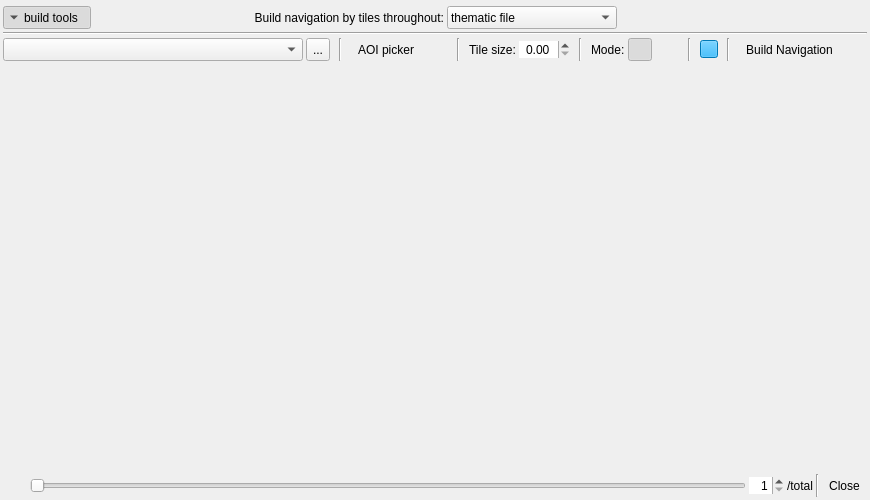
<?xml version="1.0" encoding="UTF-8"?>
<ui version="4.0">
 <class>Dialog</class>
 <widget class="QDialog" name="Dialog">
  <property name="geometry">
   <rect>
    <x>0</x>
    <y>0</y>
    <width>500</width>
    <height>500</height>
   </rect>
  </property>
  <property name="windowTitle">
   <string>ThRasE - Navigation</string>
  </property>
  <layout class="QVBoxLayout" name="verticalLayout">
   <property name="spacing">
    <number>3</number>
   </property>
   <property name="leftMargin">
    <number>3</number>
   </property>
   <property name="topMargin">
    <number>3</number>
   </property>
   <property name="rightMargin">
    <number>3</number>
   </property>
   <property name="bottomMargin">
    <number>3</number>
   </property>
   <item>
    <widget class="QgsMessageBar" name="MsgBar">
     <property name="sizePolicy">
      <sizepolicy hsizetype="Minimum" vsizetype="Fixed">
       <horstretch>0</horstretch>
       <verstretch>0</verstretch>
      </sizepolicy>
     </property>
     <property name="frameShape">
      <enum>QFrame::NoFrame</enum>
     </property>
     <property name="lineWidth">
      <number>0</number>
     </property>
    </widget>
   </item>
   <item>
    <widget class="QWidget" name="NavTypeBlock" native="true">
     <property name="sizePolicy">
      <sizepolicy hsizetype="Preferred" vsizetype="Maximum">
       <horstretch>0</horstretch>
       <verstretch>0</verstretch>
      </sizepolicy>
     </property>
     <layout class="QVBoxLayout" name="verticalLayout_2">
      <property name="spacing">
       <number>3</number>
      </property>
      <property name="leftMargin">
       <number>0</number>
      </property>
      <property name="topMargin">
       <number>0</number>
      </property>
      <property name="rightMargin">
       <number>0</number>
      </property>
      <property name="bottomMargin">
       <number>0</number>
      </property>
      <item>
       <widget class="QWidget" name="widget_2" native="true">
        <layout class="QHBoxLayout" name="horizontalLayout_5">
         <property name="spacing">
          <number>3</number>
         </property>
         <property name="leftMargin">
          <number>0</number>
         </property>
         <property name="topMargin">
          <number>0</number>
         </property>
         <property name="rightMargin">
          <number>0</number>
         </property>
         <property name="bottomMargin">
          <number>0</number>
         </property>
         <item>
          <widget class="QWidget" name="widget_7" native="true">
           <layout class="QHBoxLayout" name="horizontalLayout_14">
            <property name="spacing">
             <number>0</number>
            </property>
            <property name="leftMargin">
             <number>0</number>
            </property>
            <property name="topMargin">
             <number>0</number>
            </property>
            <property name="rightMargin">
             <number>0</number>
            </property>
            <property name="bottomMargin">
             <number>0</number>
            </property>
            <item>
             <widget class="QToolButton" name="QPBtn_BuildNavigationTools">
              <property name="sizePolicy">
               <sizepolicy hsizetype="Fixed" vsizetype="Minimum">
                <horstretch>0</horstretch>
                <verstretch>0</verstretch>
               </sizepolicy>
              </property>
              <property name="toolTip">
               <string>Show/Hide the build navigation tools</string>
              </property>
              <property name="text">
               <string>build tools</string>
              </property>
              <property name="checkable">
               <bool>true</bool>
              </property>
              <property name="checked">
               <bool>true</bool>
              </property>
              <property name="toolButtonStyle">
               <enum>Qt::ToolButtonTextBesideIcon</enum>
              </property>
              <property name="autoRaise">
               <bool>true</bool>
              </property>
              <property name="arrowType">
               <enum>Qt::DownArrow</enum>
              </property>
             </widget>
            </item>
            <item>
             <spacer name="horizontalSpacer_4">
              <property name="orientation">
               <enum>Qt::Horizontal</enum>
              </property>
              <property name="sizeHint" stdset="0">
               <size>
                <width>40</width>
                <height>20</height>
               </size>
              </property>
             </spacer>
            </item>
           </layout>
          </widget>
         </item>
         <item>
          <widget class="QWidget" name="NavBuildTypeBlock" native="true">
           <layout class="QHBoxLayout" name="horizontalLayout_8">
            <property name="spacing">
             <number>3</number>
            </property>
            <property name="leftMargin">
             <number>0</number>
            </property>
            <property name="topMargin">
             <number>0</number>
            </property>
            <property name="rightMargin">
             <number>0</number>
            </property>
            <property name="bottomMargin">
             <number>0</number>
            </property>
            <item>
             <widget class="QLabel" name="label_2">
              <property name="text">
               <string>Build navigation by tiles throughout:</string>
              </property>
              <property name="alignment">
               <set>Qt::AlignRight|Qt::AlignTrailing|Qt::AlignVCenter</set>
              </property>
             </widget>
            </item>
            <item>
             <widget class="QComboBox" name="QCBox_BuildNavType">
              <property name="sizePolicy">
               <sizepolicy hsizetype="Preferred" vsizetype="Minimum">
                <horstretch>0</horstretch>
                <verstretch>0</verstretch>
               </sizepolicy>
              </property>
              <property name="cursor">
               <cursorShape>PointingHandCursor</cursorShape>
              </property>
              <property name="toolTip">
               <string>Select the type of navigation to build</string>
              </property>
              <property name="styleSheet">
               <string notr="true">padding-left: 3px;padding-right: 3px;</string>
              </property>
              <property name="sizeAdjustPolicy">
               <enum>QComboBox::AdjustToContents</enum>
              </property>
              <property name="minimumContentsLength">
               <number>18</number>
              </property>
              <item>
               <property name="text">
                <string>thematic file</string>
               </property>
              </item>
              <item>
               <property name="text">
                <string>AOIs</string>
               </property>
              </item>
              <item>
               <property name="text">
                <string>polygons</string>
               </property>
              </item>
              <item>
               <property name="text">
                <string>points</string>
               </property>
              </item>
              <item>
               <property name="text">
                <string>centroid of polygons</string>
               </property>
              </item>
             </widget>
            </item>
           </layout>
          </widget>
         </item>
         <item>
          <widget class="QWidget" name="widget_5" native="true">
           <layout class="QHBoxLayout" name="horizontalLayout_9">
            <property name="spacing">
             <number>0</number>
            </property>
            <property name="leftMargin">
             <number>0</number>
            </property>
            <property name="topMargin">
             <number>0</number>
            </property>
            <property name="rightMargin">
             <number>0</number>
            </property>
            <property name="bottomMargin">
             <number>0</number>
            </property>
            <item>
             <spacer name="horizontalSpacer_5">
              <property name="orientation">
               <enum>Qt::Horizontal</enum>
              </property>
              <property name="sizeHint" stdset="0">
               <size>
                <width>40</width>
                <height>20</height>
               </size>
              </property>
             </spacer>
            </item>
           </layout>
          </widget>
         </item>
        </layout>
       </widget>
      </item>
      <item>
       <widget class="Line" name="build_tools_line">
        <property name="orientation">
         <enum>Qt::Horizontal</enum>
        </property>
       </widget>
      </item>
      <item>
       <widget class="QWidget" name="NavBuildToolsBlock" native="true">
        <layout class="QHBoxLayout" name="horizontalLayout_10">
         <property name="spacing">
          <number>3</number>
         </property>
         <property name="leftMargin">
          <number>0</number>
         </property>
         <property name="topMargin">
          <number>0</number>
         </property>
         <property name="rightMargin">
          <number>0</number>
         </property>
         <property name="bottomMargin">
          <number>0</number>
         </property>
         <item>
          <spacer name="horizontalSpacer_2">
           <property name="orientation">
            <enum>Qt::Horizontal</enum>
           </property>
           <property name="sizeHint" stdset="0">
            <size>
             <width>40</width>
             <height>20</height>
            </size>
           </property>
          </spacer>
         </item>
         <item>
          <widget class="QWidget" name="NavTiles_widgetFile" native="true">
           <layout class="QHBoxLayout" name="horizontalLayout_6">
            <property name="spacing">
             <number>3</number>
            </property>
            <property name="leftMargin">
             <number>0</number>
            </property>
            <property name="topMargin">
             <number>0</number>
            </property>
            <property name="rightMargin">
             <number>0</number>
            </property>
            <property name="bottomMargin">
             <number>0</number>
            </property>
            <item>
             <widget class="QWidget" name="widget_6" native="true">
              <layout class="QHBoxLayout" name="horizontalLayout_12">
               <property name="spacing">
                <number>3</number>
               </property>
               <property name="leftMargin">
                <number>0</number>
               </property>
               <property name="topMargin">
                <number>0</number>
               </property>
               <property name="rightMargin">
                <number>0</number>
               </property>
               <property name="bottomMargin">
                <number>0</number>
               </property>
               <item>
                <widget class="QgsMapLayerComboBox" name="QCBox_VectorFile">
                 <property name="sizePolicy">
                  <sizepolicy hsizetype="Fixed" vsizetype="Minimum">
                   <horstretch>0</horstretch>
                   <verstretch>0</verstretch>
                  </sizepolicy>
                 </property>
                 <property name="minimumSize">
                  <size>
                   <width>300</width>
                   <height>0</height>
                  </size>
                 </property>
                 <property name="allowEmptyLayer">
                  <bool>true</bool>
                 </property>
                </widget>
               </item>
               <item>
                <widget class="QToolButton" name="QPBtn_BrowseVectorFile">
                 <property name="sizePolicy">
                  <sizepolicy hsizetype="Fixed" vsizetype="Minimum">
                   <horstretch>0</horstretch>
                   <verstretch>0</verstretch>
                  </sizepolicy>
                 </property>
                 <property name="toolTip">
                  <string>Load the vector file</string>
                 </property>
                 <property name="text">
                  <string>...</string>
                 </property>
                </widget>
               </item>
              </layout>
             </widget>
            </item>
            <item>
             <spacer name="horizontalSpacer_12">
              <property name="orientation">
               <enum>Qt::Horizontal</enum>
              </property>
              <property name="sizeType">
               <enum>QSizePolicy::Fixed</enum>
              </property>
              <property name="sizeHint" stdset="0">
               <size>
                <width>6</width>
                <height>20</height>
               </size>
              </property>
             </spacer>
            </item>
            <item>
             <widget class="Line" name="line_7">
              <property name="orientation">
               <enum>Qt::Vertical</enum>
              </property>
             </widget>
            </item>
            <item>
             <spacer name="horizontalSpacer_14">
              <property name="orientation">
               <enum>Qt::Horizontal</enum>
              </property>
              <property name="sizeType">
               <enum>QSizePolicy::Fixed</enum>
              </property>
              <property name="sizeHint" stdset="0">
               <size>
                <width>6</width>
                <height>20</height>
               </size>
              </property>
             </spacer>
            </item>
           </layout>
          </widget>
         </item>
         <item>
          <widget class="QWidget" name="NavTiles_widgetAOI" native="true">
           <layout class="QHBoxLayout" name="horizontalLayout_4">
            <property name="spacing">
             <number>3</number>
            </property>
            <property name="leftMargin">
             <number>0</number>
            </property>
            <property name="topMargin">
             <number>0</number>
            </property>
            <property name="rightMargin">
             <number>0</number>
            </property>
            <property name="bottomMargin">
             <number>0</number>
            </property>
            <item>
             <widget class="QToolButton" name="AOI_Picker">
              <property name="sizePolicy">
               <sizepolicy hsizetype="Fixed" vsizetype="Minimum">
                <horstretch>0</horstretch>
                <verstretch>0</verstretch>
               </sizepolicy>
              </property>
              <property name="cursor">
               <cursorShape>PointingHandCursor</cursorShape>
              </property>
              <property name="toolTip">
               <string>&lt;html&gt;&lt;head/&gt;&lt;body&gt;&lt;p&gt;Define one or more polygons to specify the areas where the navigation will be built.&lt;/p&gt;&lt;p&gt;Controls:&lt;/p&gt;&lt;p&gt;- Left mouse: a new point of the polygon&lt;/p&gt;&lt;p&gt;- Backspace or Del: for delete the last point&lt;/p&gt;&lt;p&gt;- Right mouse or Enter: for finish the current polygon&lt;/p&gt;&lt;p&gt;- Click the button again or Esc: exit of edit mode&lt;/p&gt;&lt;/body&gt;&lt;/html&gt;</string>
              </property>
              <property name="text">
               <string>AOI picker</string>
              </property>
              <property name="icon">
               <iconset>
                <normaloff>:/plugins/thrase/icons/polygon_picker.svg</normaloff>:/plugins/thrase/icons/polygon_picker.svg</iconset>
              </property>
              <property name="checkable">
               <bool>true</bool>
              </property>
              <property name="toolButtonStyle">
               <enum>Qt::ToolButtonTextBesideIcon</enum>
              </property>
              <property name="autoRaise">
               <bool>true</bool>
              </property>
             </widget>
            </item>
            <item>
             <widget class="QToolButton" name="DeleteAllAOI">
              <property name="enabled">
               <bool>false</bool>
              </property>
              <property name="cursor">
               <cursorShape>PointingHandCursor</cursorShape>
              </property>
              <property name="toolTip">
               <string>Delete all AOI</string>
              </property>
              <property name="icon">
               <iconset>
                <normaloff>:/plugins/thrase/icons/trash.svg</normaloff>:/plugins/thrase/icons/trash.svg</iconset>
              </property>
              <property name="toolButtonStyle">
               <enum>Qt::ToolButtonIconOnly</enum>
              </property>
              <property name="autoRaise">
               <bool>true</bool>
              </property>
             </widget>
            </item>
            <item>
             <spacer name="horizontalSpacer_11">
              <property name="orientation">
               <enum>Qt::Horizontal</enum>
              </property>
              <property name="sizeType">
               <enum>QSizePolicy::Fixed</enum>
              </property>
              <property name="sizeHint" stdset="0">
               <size>
                <width>6</width>
                <height>20</height>
               </size>
              </property>
             </spacer>
            </item>
            <item>
             <widget class="Line" name="line_6">
              <property name="orientation">
               <enum>Qt::Vertical</enum>
              </property>
             </widget>
            </item>
            <item>
             <spacer name="horizontalSpacer_13">
              <property name="orientation">
               <enum>Qt::Horizontal</enum>
              </property>
              <property name="sizeType">
               <enum>QSizePolicy::Fixed</enum>
              </property>
              <property name="sizeHint" stdset="0">
               <size>
                <width>6</width>
                <height>20</height>
               </size>
              </property>
             </spacer>
            </item>
           </layout>
          </widget>
         </item>
         <item>
          <widget class="QLabel" name="label_3">
           <property name="text">
            <string>Tile size:</string>
           </property>
           <property name="alignment">
            <set>Qt::AlignCenter</set>
           </property>
          </widget>
         </item>
         <item>
          <widget class="QDoubleSpinBox" name="tileSize">
           <property name="frame">
            <bool>false</bool>
           </property>
           <property name="alignment">
            <set>Qt::AlignCenter</set>
           </property>
          </widget>
         </item>
         <item>
          <spacer name="horizontalSpacer_16">
           <property name="orientation">
            <enum>Qt::Horizontal</enum>
           </property>
           <property name="sizeType">
            <enum>QSizePolicy::Fixed</enum>
           </property>
           <property name="sizeHint" stdset="0">
            <size>
             <width>6</width>
             <height>20</height>
            </size>
           </property>
          </spacer>
         </item>
         <item>
          <widget class="Line" name="line_8">
           <property name="orientation">
            <enum>Qt::Vertical</enum>
           </property>
          </widget>
         </item>
         <item>
          <spacer name="horizontalSpacer_15">
           <property name="orientation">
            <enum>Qt::Horizontal</enum>
           </property>
           <property name="sizeType">
            <enum>QSizePolicy::Fixed</enum>
           </property>
           <property name="sizeHint" stdset="0">
            <size>
             <width>6</width>
             <height>20</height>
            </size>
           </property>
          </spacer>
         </item>
         <item>
          <widget class="QLabel" name="label">
           <property name="text">
            <string>Mode:</string>
           </property>
          </widget>
         </item>
         <item>
          <widget class="QWidget" name="widget_3" native="true">
           <layout class="QHBoxLayout" name="horizontalLayout_2">
            <property name="spacing">
             <number>3</number>
            </property>
            <property name="leftMargin">
             <number>0</number>
            </property>
            <property name="topMargin">
             <number>0</number>
            </property>
            <property name="rightMargin">
             <number>0</number>
            </property>
            <property name="bottomMargin">
             <number>0</number>
            </property>
            <item>
             <widget class="QToolButton" name="nav_horizontal_mode">
              <property name="cursor">
               <cursorShape>PointingHandCursor</cursorShape>
              </property>
              <property name="toolTip">
               <string>Horizontal navigation (left-right and top-bottom)
(rebuild the navigation to make the changes)</string>
              </property>
              <property name="text">
               <string/>
              </property>
              <property name="icon">
               <iconset>
                <normaloff>:/plugins/thrase/icons/nav_horizontal.svg</normaloff>:/plugins/thrase/icons/nav_horizontal.svg</iconset>
              </property>
              <property name="checkable">
               <bool>true</bool>
              </property>
              <property name="checked">
               <bool>true</bool>
              </property>
              <property name="autoExclusive">
               <bool>true</bool>
              </property>
              <property name="autoRaise">
               <bool>true</bool>
              </property>
             </widget>
            </item>
            <item>
             <widget class="QToolButton" name="nav_vertical_mode">
              <property name="cursor">
               <cursorShape>PointingHandCursor</cursorShape>
              </property>
              <property name="toolTip">
               <string>Vertical navigation (top-bottom and left-right)
(rebuild the navigation to make the changes)</string>
              </property>
              <property name="text">
               <string/>
              </property>
              <property name="icon">
               <iconset>
                <normaloff>:/plugins/thrase/icons/nav_vertical.svg</normaloff>:/plugins/thrase/icons/nav_vertical.svg</iconset>
              </property>
              <property name="checkable">
               <bool>true</bool>
              </property>
              <property name="autoExclusive">
               <bool>true</bool>
              </property>
              <property name="autoRaise">
               <bool>true</bool>
              </property>
             </widget>
            </item>
           </layout>
          </widget>
         </item>
         <item>
          <spacer name="horizontalSpacer_18">
           <property name="orientation">
            <enum>Qt::Horizontal</enum>
           </property>
           <property name="sizeType">
            <enum>QSizePolicy::Fixed</enum>
           </property>
           <property name="sizeHint" stdset="0">
            <size>
             <width>6</width>
             <height>20</height>
            </size>
           </property>
          </spacer>
         </item>
         <item>
          <widget class="Line" name="line_9">
           <property name="orientation">
            <enum>Qt::Vertical</enum>
           </property>
          </widget>
         </item>
         <item>
          <spacer name="horizontalSpacer_17">
           <property name="orientation">
            <enum>Qt::Horizontal</enum>
           </property>
           <property name="sizeType">
            <enum>QSizePolicy::Fixed</enum>
           </property>
           <property name="sizeHint" stdset="0">
            <size>
             <width>6</width>
             <height>20</height>
            </size>
           </property>
          </spacer>
         </item>
         <item>
          <widget class="QToolButton" name="TilesColor">
           <property name="maximumSize">
            <size>
             <width>18</width>
             <height>18</height>
            </size>
           </property>
           <property name="cursor">
            <cursorShape>PointingHandCursor</cursorShape>
           </property>
           <property name="toolTip">
            <string>Select a color for the navigation tiles</string>
           </property>
           <property name="styleSheet">
            <string notr="true">
QToolButton
{
   background-color:#00aaff;
}</string>
           </property>
           <property name="text">
            <string/>
           </property>
          </widget>
         </item>
         <item>
          <spacer name="horizontalSpacer_19">
           <property name="orientation">
            <enum>Qt::Horizontal</enum>
           </property>
           <property name="sizeType">
            <enum>QSizePolicy::Fixed</enum>
           </property>
           <property name="sizeHint" stdset="0">
            <size>
             <width>6</width>
             <height>20</height>
            </size>
           </property>
          </spacer>
         </item>
         <item>
          <widget class="Line" name="line_10">
           <property name="orientation">
            <enum>Qt::Vertical</enum>
           </property>
          </widget>
         </item>
         <item>
          <spacer name="horizontalSpacer_20">
           <property name="orientation">
            <enum>Qt::Horizontal</enum>
           </property>
           <property name="sizeType">
            <enum>QSizePolicy::Fixed</enum>
           </property>
           <property name="sizeHint" stdset="0">
            <size>
             <width>6</width>
             <height>20</height>
            </size>
           </property>
          </spacer>
         </item>
         <item>
          <widget class="QToolButton" name="QPBtn_BuildNavigation">
           <property name="sizePolicy">
            <sizepolicy hsizetype="Fixed" vsizetype="Minimum">
             <horstretch>0</horstretch>
             <verstretch>0</verstretch>
            </sizepolicy>
           </property>
           <property name="cursor">
            <cursorShape>PointingHandCursor</cursorShape>
           </property>
           <property name="toolTip">
            <string>Build navigation tiles based on the current configuration</string>
           </property>
           <property name="text">
            <string>Build Navigation</string>
           </property>
           <property name="icon">
            <iconset>
             <normaloff>:/plugins/thrase/icons/run_nav.svg</normaloff>:/plugins/thrase/icons/run_nav.svg</iconset>
           </property>
           <property name="toolButtonStyle">
            <enum>Qt::ToolButtonTextBesideIcon</enum>
           </property>
           <property name="autoRaise">
            <bool>true</bool>
           </property>
          </widget>
         </item>
         <item>
          <widget class="QToolButton" name="DeleteNavigation">
           <property name="enabled">
            <bool>false</bool>
           </property>
           <property name="cursor">
            <cursorShape>PointingHandCursor</cursorShape>
           </property>
           <property name="toolTip">
            <string>Delete the current navigation</string>
           </property>
           <property name="icon">
            <iconset>
             <normaloff>:/plugins/thrase/icons/trash.svg</normaloff>:/plugins/thrase/icons/trash.svg</iconset>
           </property>
           <property name="toolButtonStyle">
            <enum>Qt::ToolButtonIconOnly</enum>
           </property>
           <property name="autoRaise">
            <bool>true</bool>
           </property>
          </widget>
         </item>
         <item>
          <spacer name="horizontalSpacer_3">
           <property name="orientation">
            <enum>Qt::Horizontal</enum>
           </property>
           <property name="sizeHint" stdset="0">
            <size>
             <width>40</width>
             <height>20</height>
            </size>
           </property>
          </spacer>
         </item>
        </layout>
       </widget>
      </item>
     </layout>
    </widget>
   </item>
   <item>
    <widget class="RenderWidget" name="render_widget" native="true">
     <property name="sizePolicy">
      <sizepolicy hsizetype="Ignored" vsizetype="Ignored">
       <horstretch>0</horstretch>
       <verstretch>0</verstretch>
      </sizepolicy>
     </property>
    </widget>
   </item>
   <item>
    <widget class="QWidget" name="widget" native="true">
     <property name="sizePolicy">
      <sizepolicy hsizetype="Preferred" vsizetype="Maximum">
       <horstretch>0</horstretch>
       <verstretch>0</verstretch>
      </sizepolicy>
     </property>
     <layout class="QHBoxLayout" name="horizontalLayout">
      <property name="spacing">
       <number>3</number>
      </property>
      <property name="leftMargin">
       <number>0</number>
      </property>
      <property name="topMargin">
       <number>0</number>
      </property>
      <property name="rightMargin">
       <number>0</number>
      </property>
      <property name="bottomMargin">
       <number>0</number>
      </property>
      <item>
       <widget class="QToolButton" name="ZoomToTiles">
        <property name="toolTip">
         <string>Zoom to all navigation tiles or to the layer</string>
        </property>
        <property name="text">
         <string/>
        </property>
        <property name="icon">
         <iconset>
          <normaloff>:/plugins/thrase/icons/zoom_to_layer.svg</normaloff>:/plugins/thrase/icons/zoom_to_layer.svg</iconset>
        </property>
        <property name="toolButtonStyle">
         <enum>Qt::ToolButtonIconOnly</enum>
        </property>
        <property name="autoRaise">
         <bool>true</bool>
        </property>
       </widget>
      </item>
      <item>
       <widget class="QWidget" name="SliderNavigationBlock" native="true">
        <layout class="QHBoxLayout" name="horizontalLayout_13">
         <property name="spacing">
          <number>3</number>
         </property>
         <property name="leftMargin">
          <number>0</number>
         </property>
         <property name="topMargin">
          <number>0</number>
         </property>
         <property name="rightMargin">
          <number>0</number>
         </property>
         <property name="bottomMargin">
          <number>0</number>
         </property>
         <item>
          <widget class="QSlider" name="SliderNavigation">
           <property name="toolTip">
            <string>Quick navigation slider</string>
           </property>
           <property name="minimum">
            <number>1</number>
           </property>
           <property name="orientation">
            <enum>Qt::Horizontal</enum>
           </property>
          </widget>
         </item>
         <item>
          <widget class="QSpinBox" name="currentTile">
           <property name="toolTip">
            <string>Go to the specific tile</string>
           </property>
           <property name="frame">
            <bool>false</bool>
           </property>
           <property name="alignment">
            <set>Qt::AlignRight|Qt::AlignTrailing|Qt::AlignVCenter</set>
           </property>
           <property name="minimum">
            <number>1</number>
           </property>
          </widget>
         </item>
         <item>
          <widget class="QLabel" name="totalTiles">
           <property name="text">
            <string>/total</string>
           </property>
          </widget>
         </item>
        </layout>
       </widget>
      </item>
      <item>
       <widget class="Line" name="line">
        <property name="orientation">
         <enum>Qt::Vertical</enum>
        </property>
       </widget>
      </item>
      <item>
       <widget class="QToolButton" name="CloseButton">
        <property name="cursor">
         <cursorShape>PointingHandCursor</cursorShape>
        </property>
        <property name="text">
         <string>Close</string>
        </property>
        <property name="icon">
         <iconset>
          <normaloff>:/plugins/thrase/icons/close.svg</normaloff>:/plugins/thrase/icons/close.svg</iconset>
        </property>
        <property name="toolButtonStyle">
         <enum>Qt::ToolButtonTextBesideIcon</enum>
        </property>
        <property name="autoRaise">
         <bool>true</bool>
        </property>
       </widget>
      </item>
     </layout>
    </widget>
   </item>
  </layout>
 </widget>
 <customwidgets>
  <customwidget>
   <class>QgsMapLayerComboBox</class>
   <extends>QComboBox</extends>
   <header>qgsmaplayercombobox.h</header>
  </customwidget>
  <customwidget>
   <class>QgsMessageBar</class>
   <extends>QFrame</extends>
   <header>qgis.gui</header>
   <container>1</container>
  </customwidget>
  <customwidget>
   <class>RenderWidget</class>
   <extends>QWidget</extends>
   <header>ThRasE.gui.render_widget</header>
   <container>1</container>
  </customwidget>
 </customwidgets>
 <resources/>
 <connections>
  <connection>
   <sender>CloseButton</sender>
   <signal>clicked()</signal>
   <receiver>Dialog</receiver>
   <slot>accept()</slot>
   <hints>
    <hint type="sourcelabel">
     <x>1298</x>
     <y>576</y>
    </hint>
    <hint type="destinationlabel">
     <x>1081</x>
     <y>658</y>
    </hint>
   </hints>
  </connection>
 </connections>
</ui>
